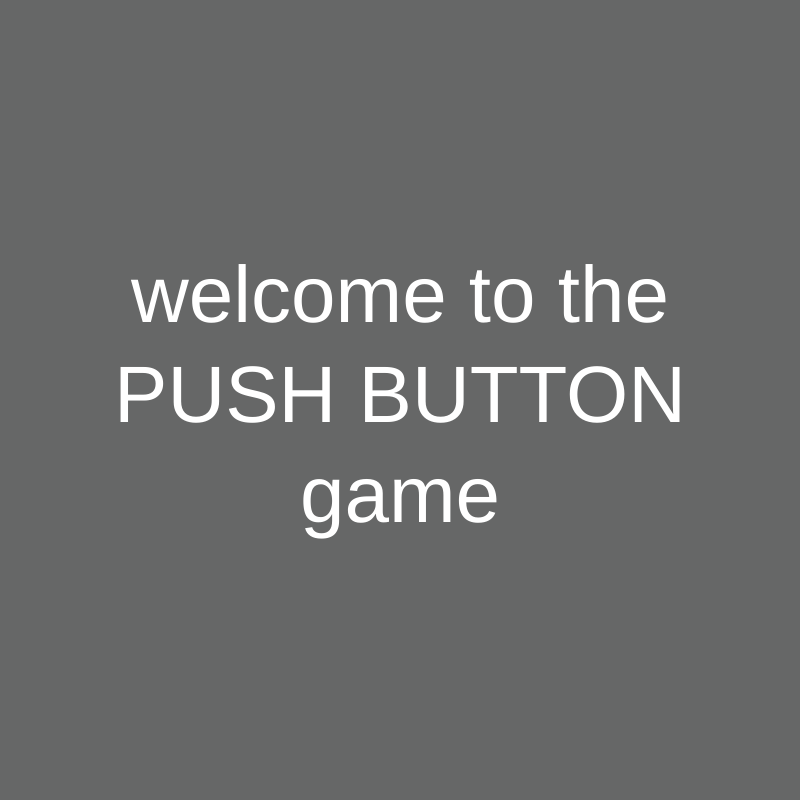
Frame 1 (no input)
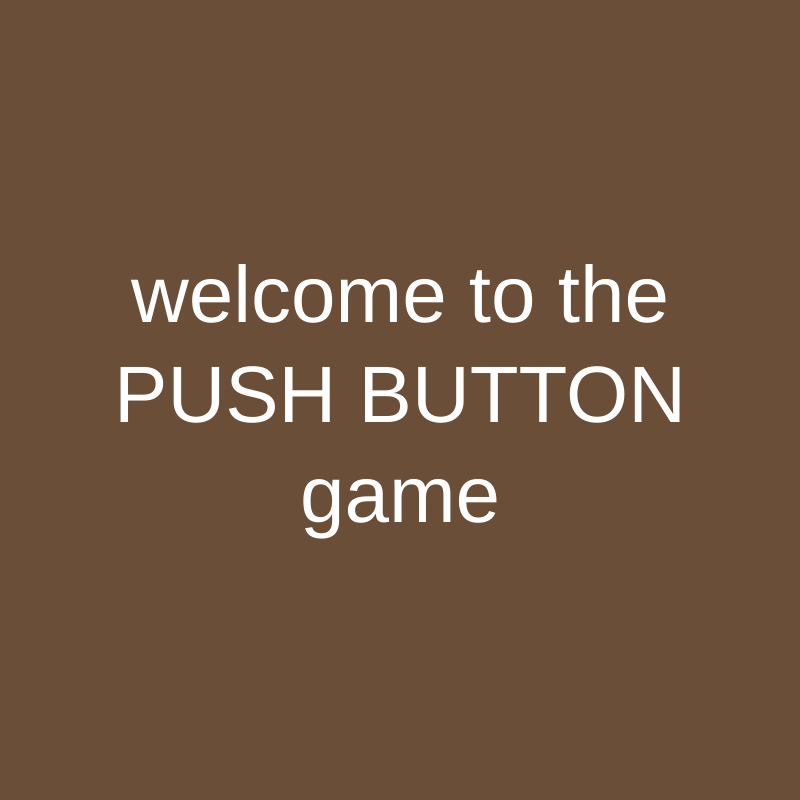
Frame 60 (no input)
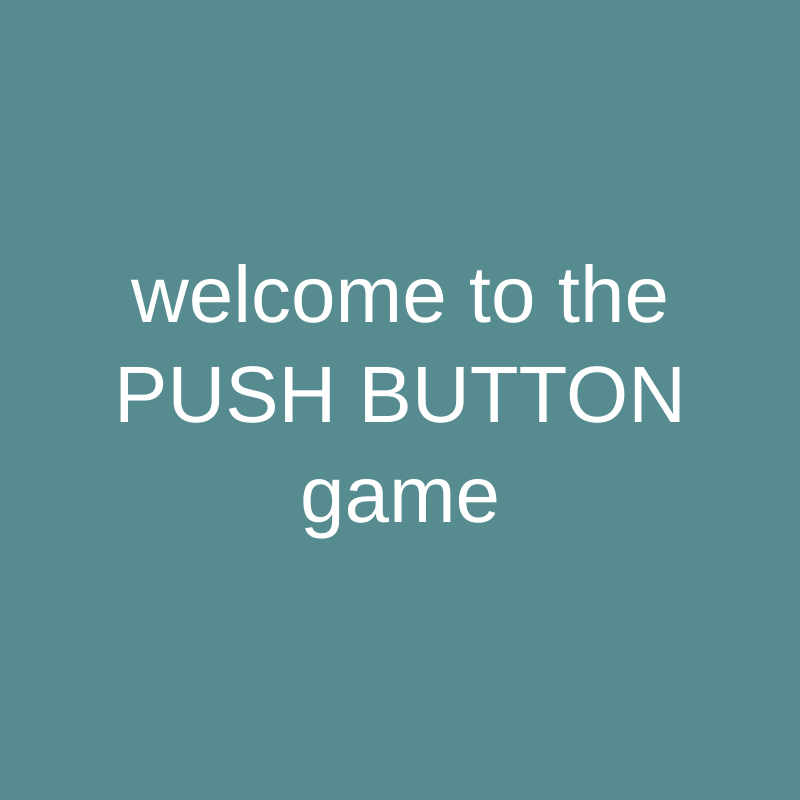
Frame 120 (the mouse pressed at the canvas centre since frame 60)

The p5.js sketch that drew these frames (run headless with seeded random() and noise() and a simulated clock; from frame 60 on, the mouse is pressed at the canvas centre):

// p5.js sketch
// ── sketch.js
//PUSH BUTTON GAME

let sceneStates = Object.freeze({
	INTRO:0,
	TUTORIAL:1,
	GAME:2,
	WIN:3,
	LOSE:4
});

let currentState = sceneStates.INTRO;

let keyOn = false;
let tutorialTimer;

let gameTimer;
let gameTimePressed;
const timeForGame = 5000;

function setup(){
	createCanvas(800,800);
}

function draw(){
	drawScene();
	checkTransition();
	keyOn = false;

}

function drawScene() {
	switch(currentState) {
		case sceneStates.INTRO:
			background(100 + sin(frameCount*0.05) * 50, 100 + sin(frameCount*0.06) * 50, 100 + sin(frameCount*0.07) * 50);
			console.log("frameCount: " + frameCount);
			console.log("sin(frameCount): " + sin(frameCount))
			fill(255);
			textSize(80);
			textAlign(CENTER, CENTER);
			text("welcome to the\nPUSH BUTTON\ngame", width/2, height/2);
			break;
		case sceneStates.TUTORIAL:
			background(150, 200, 200);
			fill(0);
			textSize(48);
			textAlign(CENTER, CENTER);
			text("HOW TO PLAY...", width/2, height/2 - 100);
			textSize(32);
			text("try to hit a key exactly when\nthe counter hits zero", width/2, height/2);
			textSize(24);
			text("notice that this screen progresses\nwhen hitting a key only after a\n timer has been completed", width/2, height/2 + 120);
			if (millis() > tutorialTimer + 3000){  // 3000 = 3 seconds 
				text("OK, now you can hit a key", width/2, height/2 + 190);
			} 
			break;
		case sceneStates.GAME:
			let timeLeft = (timeForGame - (millis() - gameTimer))/1000;
			background(map(timeLeft, 5, 0, 255, 0), 250, 150);
			fill(0);
			textSize(164);
			textAlign(CENTER,CENTER);
			text(timeLeft.toFixed(1), width/2, height/2);
			break;
		case sceneStates.WIN:
			background(127 + sin(frameCount*0.05) * 127, 127 + sin(frameCount*0.06) * 127, 127 + sin(frameCount*0.07) * 1.7);
			fill(0);
			textSize(64);
			textAlign(CENTER,CENTER);
			text("YOU WIN!\nResult: " + gameTimePressed, width/2, height/2 - 70);
			textSize(24);
			text("Press any key to return to title", width/2, height - 100);
			break;
		case sceneStates.LOSE:
			background(10, 10, 10);
			fill(255);
			textSize(64);
			textAlign(CENTER, CENTER);
			text("You Lose...\nresult: " + gameTimePressed, width/2, height/2);
			textSize(24);
			text("Press any key to try again", width/2, height - 100);
			break;


	}
}

function checkTransition(){
	switch(currentState){
		case sceneStates.INTRO:
			if(keyOn){
				currentState++;
				setupScene();
			}
			break;
		case sceneStates.TUTORIAL:
			if(millis() > tutorialTimer + 3000){
				if(keyOn){
					currentState++;
					setupScene(currentState);
				}
			}
			break;
		case sceneStates.GAME:
			if(keyOn){
				gameTimePressed = (timeForGame - (millis() - gameTimer))/1000;
				gameTimePressed = gameTimePressed.toFixed(3);

				if (gameTimePressed < 0.1 && gameTimePressed > -0.1){
					currentState = sceneStates.WIN;
				}else{
					currentState = sceneStates.LOSE;
				}
				setupScene();
			}
			break;
		case sceneStates.WIN:
			if (keyOn){
				currentState = sceneStates.INTRO;
				setupScene();
			}
			break;
		case sceneStates.LOSE:
			if (keyOn){
				currentState = sceneStates.GAME;
				setupScene();
			}
			break;
	}
}

function setupScene(){
	switch(currentState){
		case sceneStates.INTRO:
			break;
		case sceneStates.TUTORIAL:
			tutorialTimer = millis();
			break;
		case sceneStates.GAME:
			gameTimer = millis();
			break;
	}
}

function keyPressed(){
	keyOn = true;
}
